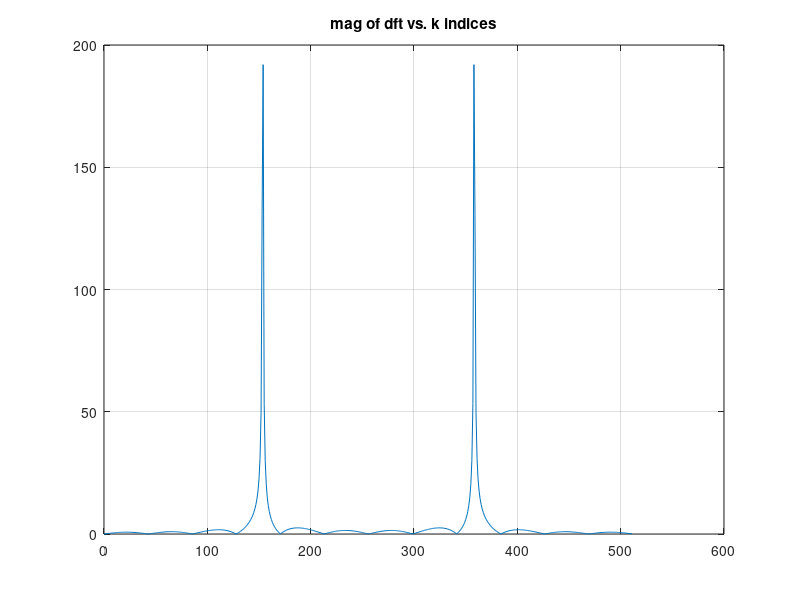
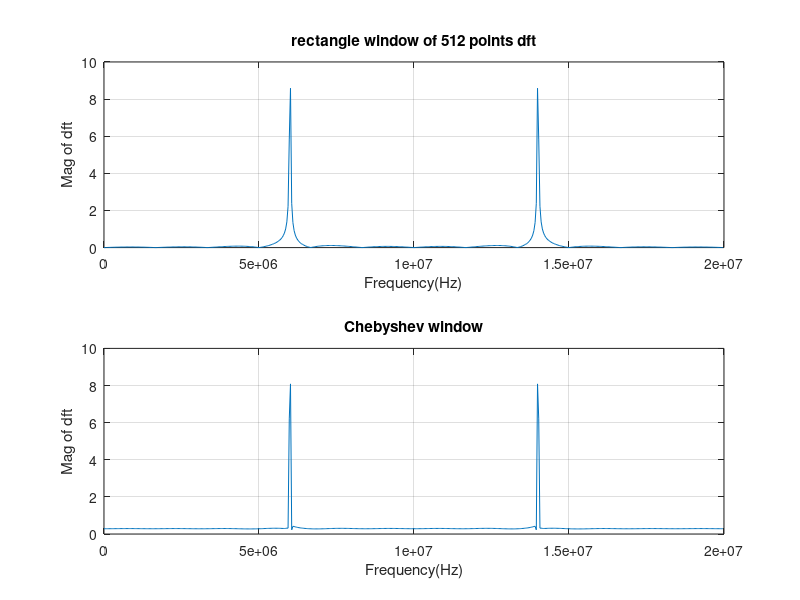
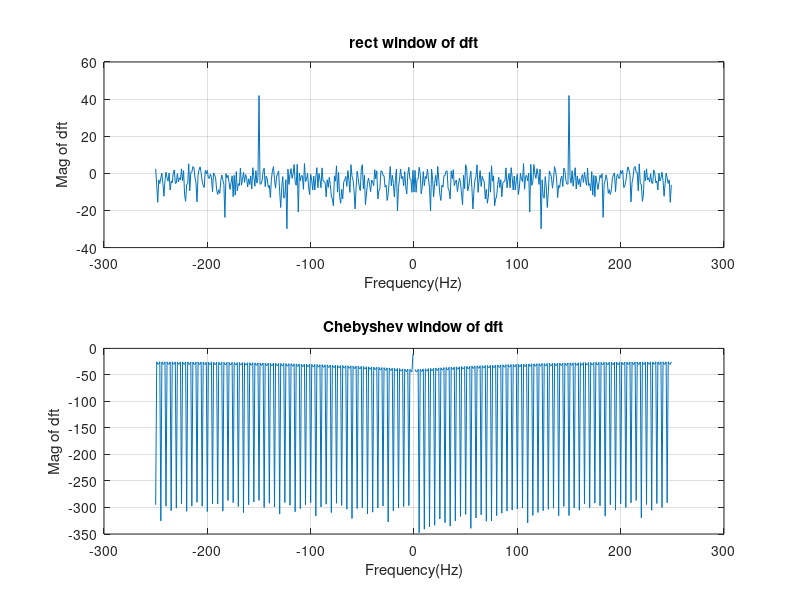
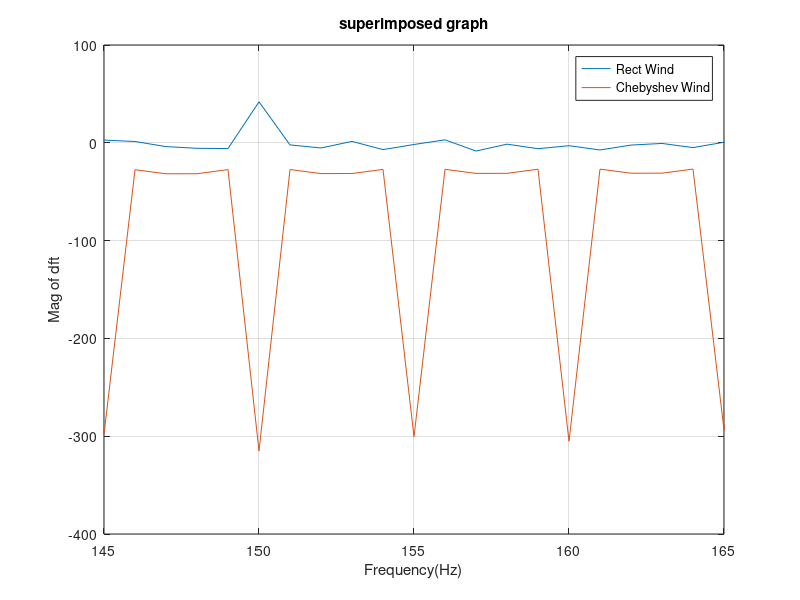

Source code (MATLAB) for these figures, in order: (Note: this script raises an error after producing the figures.)
clc
clear
close all

%%%% Lei(Raymond) Chi DSP ps01

%%question 2

Fs = 20 * 10^6;
N = 512; 
collected_samples = 500;
t = linspace(0, (collected_samples-1)/Fs, collected_samples); 
x = sin(2*pi*(6*10^6)*t);
x_padded = [x, zeros(1, N - collected_samples)];
dft = fft(x_padded, N);

mag = abs(dft)
k = 0:N-1;

% a 
bin_freq = k*Fs/N; 
bin_spacing = Fs/N; 

% b 
figure;  
plot(k,mag);
title("mag of dft vs. k indices");
hold on;
grid on; 
% read on the graph 155 and 359


% c

rectangle = rectwin(collected_samples);
scale_rectangle = rectangle / sqrt(collected_samples); 
x_rectangle = x .* scale_rectangle'; 
dft2 = fft(x_rectangle, N);
fe = abs(dft2);

Cheb = chebwin(collected_samples, 30);
ener_Cheb = sum (Cheb.^ 2); 
scale_Cheb = Cheb / sqrt(ener_Cheb); 
x_Cheb = x .* scale_Cheb'; 
dft3 = fft(x_Cheb,N);
ef = abs(dft3);

figure;
subplot(2,1,1); 
plot(bin_freq, fe); 
title("rectangle window of 512 points dft");
xlabel("Frequency(Hz)");
ylabel("Mag of dft"); 
grid on; 
subplot(2,1,2); 
plot(bin_freq, ef);
title("Chebyshev window"); 
xlabel("Frequency(Hz)");
ylabel("Mag of dft"); 
grid on; 

 

% d

Ps = rms(x)^2; 
Pn = Ps/100; 
noise_power = sqrt(Pn) * randn(1, 500);
noise_x = noise_power + x;
rect_x = fft(noise_x/2);
wind_x = noise_x' .* Cheb; 
X_Cheb = fft(wind_x);

x_rect_shift = fftshift(20*log10(abs(rect_x)))
x_Cheb_shift = fftshift(20*log10(abs(x_Cheb)));

k_in = (-collected_samples/2):(collected_samples/2-1)

figure; 
subplot(2,1,1);
plot(k_in, x_rect_shift);
title("rect window of dft");
xlabel("Frequency(Hz)");
ylabel("Mag of dft"); 
grid on; 
subplot(2,1,2)
plot(k_in, x_Cheb_shift);
title("Chebyshev window of dft");
xlabel("Frequency(Hz)");
ylabel("Mag of dft"); 
grid on; 

figure; 
plot(k_in, x_rect_shift);
hold;
plot(k_in, x_Cheb_shift);
title("superimposed graph")
xlabel("Frequency(Hz)");
ylabel("Mag of dft"); 
legend("Rect Wind","Chebyshev Wind")
grid on; 
xlim([145,165])


%%question 3

% a
Fs = 44.1*10^3; 
N0 = round(Fs/2); 
G4 =393; 
A4 = 440; 
D5 = 587.33;
S = N0 *50 - 1; 
t = (0:S)/Fs; 
x_1 = cos(2*pi*t*G4); 
x_2 = cos(2*pi*t*A4);
x_3 = cos(2*pi*t*D5);
x_M = [x_1;x_2;x_3]; 
bitmask = [0 1 1; 1 0 1; 1 1 0];
iBM = zeros(3,S+1);
r = randi([1,3], 1, S+1);


for i = 1: S
    iBM(:, i ) = bitmask(:,r(i)); 



end


iBM = iBM .* x_M; 
clean_n = sum(iBM); 
Ps = rms(clean_n) ^2; 
Pn = Ps/10^4; 
noise_power = rand(1, S+1) * sqrt(Pn) ;
q_notes = noise_power + clean_n


% b


wind = hamming(N0);
n = 2^nextpow2(N0);
m = N0/2
[periodogram, g] = pwelch(q_notes, wind, m, N, Fs)


% c

figure; 
subplot(2,1,1)
plot(g, 10*log10(periodogram));
title("periodogram(decibel)");
xlabel("Frequency(Hz)");
ylabel("power/Frequency(dB)"); 
grid on; 
subplot(2,1,2)
plot(g, 10*log10(periodogram));
xlim([300,600])
title("periodogram(decibel)(zoomed in)");
xlabel("Frequency(Hz)");
ylabel("power/Frequency(dB)"); 
grid on; 


% d

[X, Y, Z] = spectrogram(q_notes, wind, m, n, Fs);
Xdb = 10*log10(abs(X));
[time, frequency] = meshgrid(Z, Y);
figure; 
surf(frequency , time, Xdb);
colormap winter;

